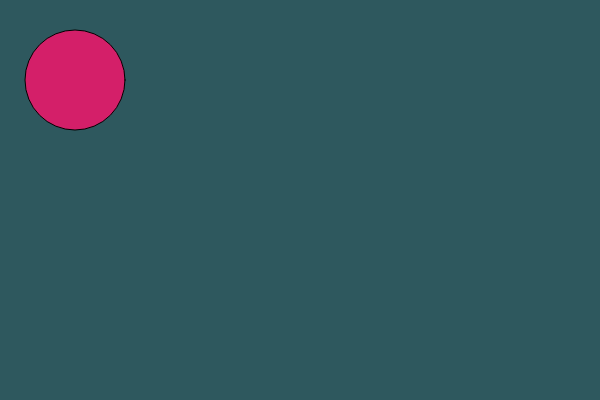
Frame 1 (no input)
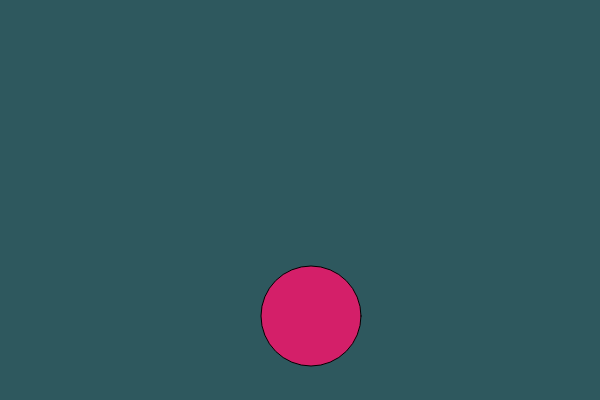
Frame 60 (no input)
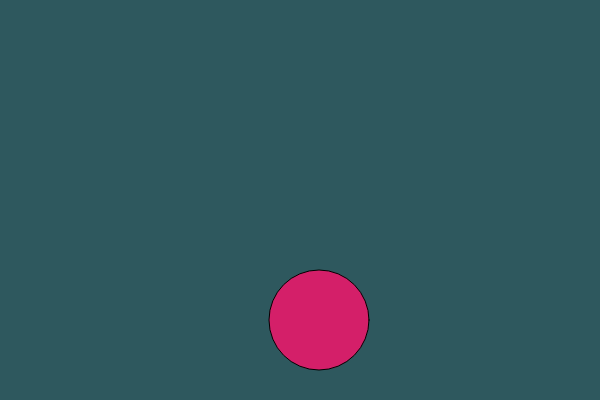
Frame 120 (the mouse pressed at the canvas centre since frame 60)

The p5.js sketch that drew these frames (run headless with seeded random() and noise() and a simulated clock; from frame 60 on, the mouse is pressed at the canvas centre):

// p5.js sketch
// ── sketch.js
/* 
Code by Kayla Serpa and Lisa Marie Goicochea May 2017
Driver - Kayla
Typer - Lisa Marie

My name is Lisa Marie and I was the typer for this sketch. We attempted to make a moving ball that would be affected when the mouse was pressed. 
Our original idea was to have the shape repeatedly show up with no outline (such as a paintbrush on the "paint" application) when hovered over with a mouse.
*/

var circX = 75; // X coordinate
var circY = 80; // Y coordinate
var circSize = 100 // circle size
var circR = 212 // R value of RGB
var circG = 31 // G value of RGB
var circB = 105 // B value of RBG
var speed = 4 // defining the value of speed

function setup() {
  createCanvas(600, 400);
}

function draw() {
  background(46, 88, 94);
  fill(circR, circG, circB);
  ellipse(circX, circY, circSize, circSize);
  circX = circX + speed;
  
  if (mouseIsPressed) { // command for ellipse to stop moving when mouse is pressed
    
    speed = speed*-1; // adjusted speed
    
  }
  else {
    
    circY = circY + speed;
  }
  /*var value = 0;
  function draw() {
  fill ();
  rect(25, 25, 50, 50);
  }
  function mouseDragged() { // trying to use the mouseDragged function
    value = value + 5;
    if (value > 255) {
      value = ;
    }
  }
*/
}
